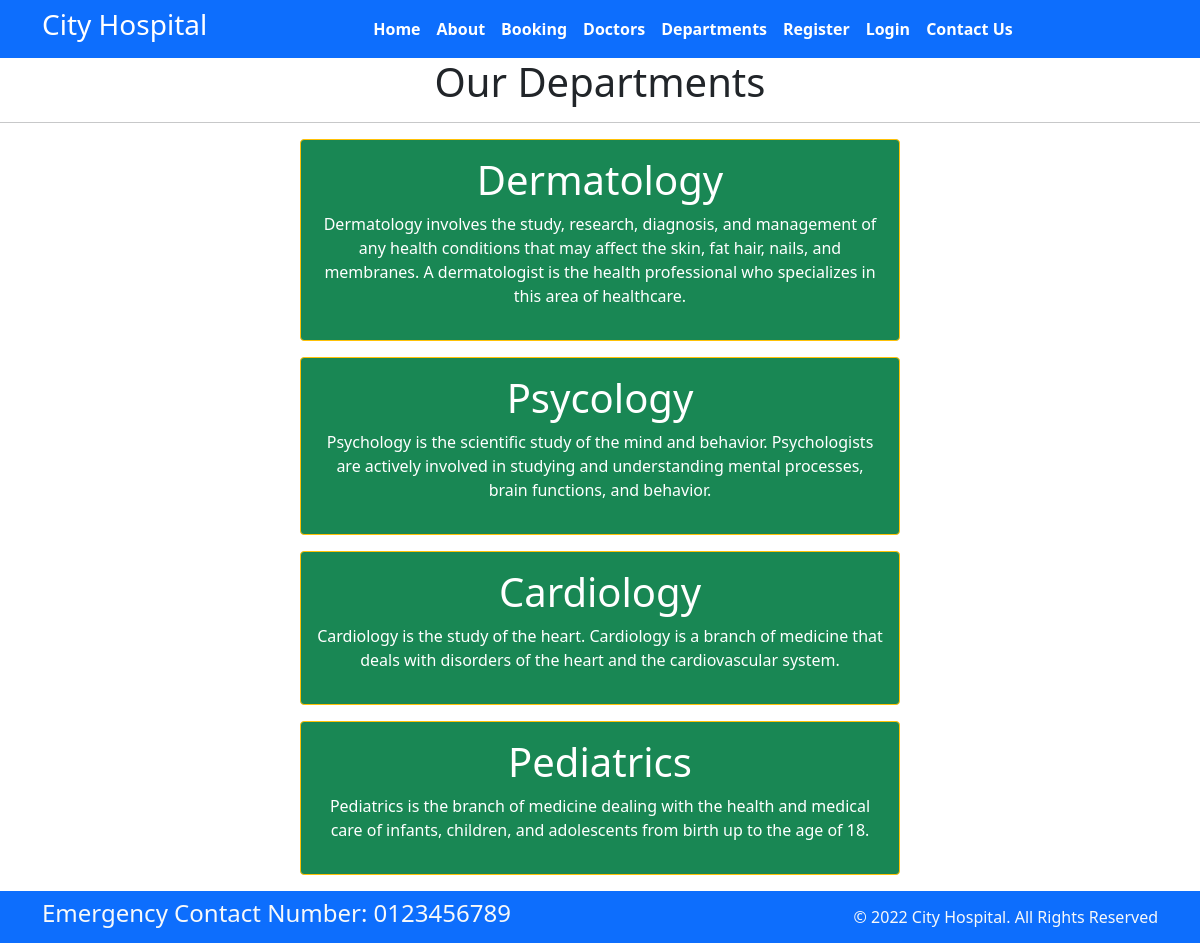
Page /department/ on the committed database.
### home/models.py (models this page shows, shortened)
class Departments(models.Model):
    dep_name = models.CharField(max_length=100)
    dep_description = models.TextField()

### home/views.py (the view)
# urls.py: path("department/",views.department,name='department'),
def department(request):
    dict_dept = {
        'dept':Departments.objects.all()
    }
    return render(request,"department.html",dict_dept)

### templates/department.html (shortened to what this page needs)
{% extends "base.html" %}
{% block content%}
<h1 class ="text-center"> Our Departments </h1>
<hr>
{% for d in dept %}
<div class ="mx-auto w-50 bg-success text-center text-white p-3 my-3 border border-warning rounded">
    <h1>{{d.dep_name}}</h1>
    <p>{{d.dep_description}}</p>
</div>
{% endfor %}
{% endblock%}

### templates/base.html (shortened to what this page needs)
{% load static %}
<!DOCTYPE html>
<html>
  <head>
    <link rel="stylesheet"
      href=" https://cdn.jsdelivr.net/npm/bootstrap@5.1.3/dist/css/bootstrap.min.css ">
    <link rel="stylesheet"
      href="https://use.fontawesome.com/releases/v5.2.0/css/all.css">
      <link rel="stylesheet"
      href="{% static '/css/style.css' %}">
  </head>
  <body>
    <nav class="navbar bg-primary navbar-expand-md ">
      <div class="container">
        <div class="col-2 text-left pl-md-0">
          <h3 class="text-white"> City Hospital </h3>
        </div>
        <div
          class="collapse navbar-collapse justify-content-center col-md-8 navbar-collapse-3">
          <ul class="navbar-nav justify-content-center  fw-bold">
            <li class="nav-item active">
              <a class="nav-link text-white" href="{% url 'index' %}">Home </a>
            </li>
            <li class="nav-item">
              <a class="nav-link text-white" href="{% url 'about' %}">About</a>
            </li>
            <li class="nav-item">
              <a class="nav-link text-white" href="{% url 'booking' %}">Booking</a>
            </li>
            <li class="nav-item">
              <a class="nav-link text-white" href="{% url 'doctors' %}">Doctors</a>
            </li>
    			 <li class="nav-item">
              <a class="nav-link text-white" href="{% url 'department' %}">Departments</a>
            </li>
            <li class="nav-item">
              <a class="nav-link text-white" href="{% url 'register' %}">Register</a>
            </li>
            <li class="nav-item">
              <a class="nav-link text-white" href="{% url 'login' %}">Login</a>
            </li>
            <li class="nav-item">
              <a class="nav-link text-white" href="{% url 'contact' %}">Contact Us</a>
            </li>
          </ul>
        </div>
      </div>
    </nav>
    {% block content%}{% endblock%}
    <section >
      <footer class="pt-2 pb-2  bg-primary text-light">
        <div class="container">
          <div class="row align-items-center">
            <div class="col-12 col-md-8">
              <h4>Emergency Contact Number: 0123456789</h4>
            </div>
            <div class="col-12 col-md-4 mt-4 mt-md-0 text-center text-md-end">
              © 2022 City Hospital. All Rights Reserved
            </div>
          </div>
        </div>
      </footer>
    </section>
  </body>
</html>

### rows in the picture
Departments: dep_name "Dermatology", dep_description "Dermatology involves the study, research, diagnosis, and management of any health conditions that may affect the skin, fat hair, nails, and membranes. A dermatologist is the health professional who specializes in this area of healthcare."
Departments: dep_name "Psycology", dep_description "Psychology is the scientific study of the mind and behavior. Psychologists are actively involved in studying and understanding mental processes, brain functions, and behavior."
Departments: dep_name "Cardiology", dep_description "Cardiology is the study of the heart. Cardiology is a branch of medicine that deals with disorders of the heart and the cardiovascular system."
Departments: dep_name "Pediatrics", dep_description "Pediatrics is the branch of medicine dealing with the health and medical care of infants, children, and adolescents from birth up to the age of 18."
